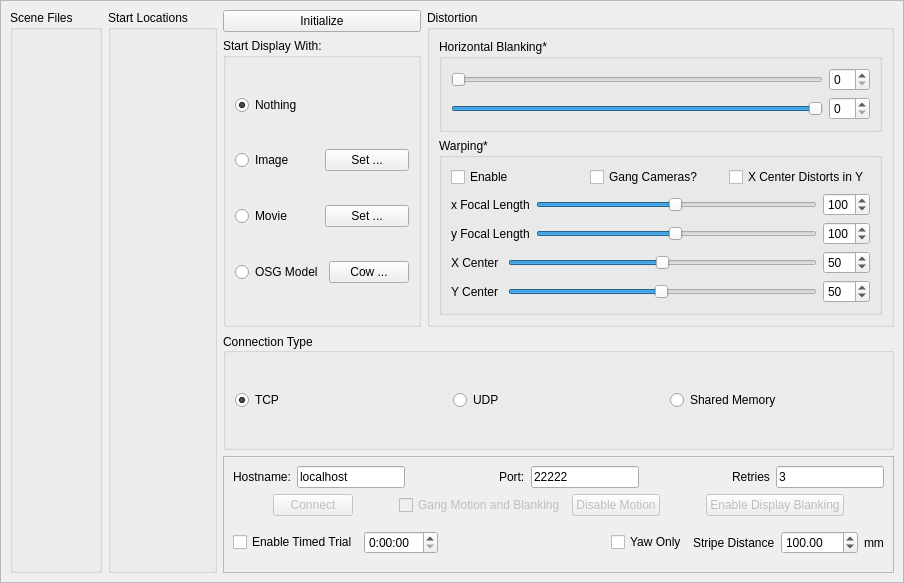
      <widget class="QWidget" name="tab">
       <attribute name="title">
        <string>Setup</string>
       </attribute>
       <layout class="QHBoxLayout" name="horizontalLayout_2">
        <property name="spacing">
         <number>0</number>
        </property>
        <property name="leftMargin">
         <number>0</number>
        </property>
        <property name="topMargin">
         <number>0</number>
        </property>
        <property name="rightMargin">
         <number>0</number>
        </property>
        <property name="bottomMargin">
         <number>0</number>
        </property>
        <item>
         <widget class="QFrame" name="frame">
          <property name="frameShape">
           <enum>QFrame::StyledPanel</enum>
          </property>
          <property name="frameShadow">
           <enum>QFrame::Raised</enum>
          </property>
          <layout class="QHBoxLayout" name="horizontalLayout_32">
           <item>
            <widget class="QGroupBox" name="fileGroupBox">
             <property name="title">
              <string>Scene Files</string>
             </property>
             <property name="flat">
              <bool>false</bool>
             </property>
             <layout class="QVBoxLayout" name="fileGroupBoxLayout">
              <property name="leftMargin">
               <number>0</number>
              </property>
              <property name="topMargin">
               <number>0</number>
              </property>
              <property name="rightMargin">
               <number>0</number>
              </property>
              <property name="bottomMargin">
               <number>0</number>
              </property>
              <item>
               <spacer name="verticalSpacer_4">
                <property name="orientation">
                 <enum>Qt::Vertical</enum>
                </property>
                <property name="sizeHint" stdset="0">
                 <size>
                  <width>20</width>
                  <height>40</height>
                 </size>
                </property>
               </spacer>
              </item>
             </layout>
            </widget>
           </item>
           <item>
            <widget class="QGroupBox" name="startingLocationsBox">
             <property name="title">
              <string>Start Locations</string>
             </property>
             <layout class="QVBoxLayout" name="verticalLayout_22">
              <property name="leftMargin">
               <number>0</number>
              </property>
              <property name="topMargin">
               <number>0</number>
              </property>
              <property name="rightMargin">
               <number>0</number>
              </property>
              <property name="bottomMargin">
               <number>0</number>
              </property>
              <item>
               <spacer name="verticalSpacer_5">
                <property name="orientation">
                 <enum>Qt::Vertical</enum>
                </property>
                <property name="sizeHint" stdset="0">
                 <size>
                  <width>20</width>
                  <height>540</height>
                 </size>
                </property>
               </spacer>
              </item>
             </layout>
            </widget>
           </item>
           <item>
            <layout class="QVBoxLayout" name="verticalLayout_4">
             <item>
              <layout class="QHBoxLayout" name="horizontalLayout_10">
               <item>
                <layout class="QVBoxLayout" name="verticalLayout_2">
                 <item>
                  <widget class="QPushButton" name="initializeCameraButton">
                   <property name="text">
                    <string>Initialize</string>
                   </property>
                  </widget>
                 </item>
                 <item>
                  <widget class="QGroupBox" name="groupBox_3">
                   <property name="title">
                    <string>Start Display With:</string>
                   </property>
                   <layout class="QVBoxLayout" name="verticalLayout_6">
                    <item>
                     <widget class="QRadioButton" name="blankRadioButton">
                      <property name="text">
                       <string>Nothing</string>
                      </property>
                      <property name="checked">
                       <bool>true</bool>
                      </property>
                     </widget>
                    </item>
                    <item>
                     <layout class="QHBoxLayout" name="horizontalLayout_17">
                      <item>
                       <widget class="QRadioButton" name="imageRadioButton">
                        <property name="text">
                         <string>Image</string>
                        </property>
                       </widget>
                      </item>
                      <item>
                       <widget class="QPushButton" name="imageCalibrationButton">
                        <property name="text">
                         <string>Set ...</string>
                        </property>
                       </widget>
                      </item>
                     </layout>
                    </item>
                    <item>
                     <layout class="QHBoxLayout" name="horizontalLayout_23">
                      <item>
                       <widget class="QRadioButton" name="movieRadioButton">
                        <property name="text">
                         <string>Movie</string>
                        </property>
                       </widget>
                      </item>
                      <item>
                       <widget class="QPushButton" name="movieCalibrationButton">
                        <property name="text">
                         <string>Set ...</string>
                        </property>
                       </widget>
                      </item>
                     </layout>
                    </item>
                    <item>
                     <layout class="QHBoxLayout" name="horizontalLayout_24">
                      <item>
                       <widget class="QRadioButton" name="osgRadioButton">
                        <property name="text">
                         <string>OSG Model</string>
                        </property>
                       </widget>
                      </item>
                      <item>
                       <widget class="QPushButton" name="osgDataButton">
                        <property name="text">
                         <string>Cow ...</string>
                        </property>
                       </widget>
                      </item>
                     </layout>
                    </item>
                   </layout>
                  </widget>
                 </item>
                </layout>
               </item>
               <item>
                <widget class="QGroupBox" name="blankingGroupBox">
                 <property name="enabled">
                  <bool>true</bool>
                 </property>
                 <property name="title">
                  <string>Distortion</string>
                 </property>
                 <layout class="QVBoxLayout" name="verticalLayout">
                  <item>
                   <widget class="QGroupBox" name="groupBox_6">
                    <property name="toolTip">
                     <string>Controls size of viewport. Any control with an * in its name is per camera.</string>
                    </property>
                    <property name="title">
                     <string>Horizontal Blanking*</string>
                    </property>
                    <layout class="QVBoxLayout" name="verticalLayout_15">
                     <item>
                      <layout class="QHBoxLayout" name="horizontalLayout_15">
                       <item>
                        <widget class="QSlider" name="horizontalBlankingSlider">
                         <property name="enabled">
                          <bool>true</bool>
                         </property>
                         <property name="value">
                          <number>0</number>
                         </property>
                         <property name="orientation">
                          <enum>Qt::Horizontal</enum>
                         </property>
                        </widget>
                       </item>
                       <item>
                        <widget class="QSpinBox" name="horizontalBlankingSpinBox">
                         <property name="enabled">
                          <bool>true</bool>
                         </property>
                        </widget>
                       </item>
                      </layout>
                     </item>
                     <item>
                      <layout class="QHBoxLayout" name="horizontalLayout_16">
                       <item>
                        <widget class="QSlider" name="horizontalBlankingSlider_2">
                         <property name="enabled">
                          <bool>true</bool>
                         </property>
                         <property name="value">
                          <number>99</number>
                         </property>
                         <property name="orientation">
                          <enum>Qt::Horizontal</enum>
                         </property>
                        </widget>
                       </item>
                       <item>
                        <widget class="QSpinBox" name="horizontalBlankingSpinBox_2">
                         <property name="enabled">
                          <bool>true</bool>
                         </property>
                        </widget>
                       </item>
                      </layout>
                     </item>
                    </layout>
                   </widget>
                  </item>
                  <item>
                   <widget class="QGroupBox" name="groupBox_4">
                    <property name="toolTip">
                     <string>Controls vertical and horizontal warping. Any control with an * in its name is per camera.</string>
                    </property>
                    <property name="title">
                     <string>Warping*</string>
                    </property>
                    <layout class="QVBoxLayout" name="verticalLayout_5">
                     <item>
                      <layout class="QHBoxLayout" name="horizontalLayout_19">
                       <item>
                        <widget class="QCheckBox" name="enableDistortion">
                         <property name="text">
                          <string>Enable</string>
                         </property>
                         <property name="checked">
                          <bool>false</bool>
                         </property>
                        </widget>
                       </item>
                       <item>
                        <widget class="QCheckBox" name="gangedCheckBox">
                         <property name="text">
                          <string>Gang Cameras?</string>
                         </property>
                         <property name="checked">
                          <bool>false</bool>
                         </property>
                        </widget>
                       </item>
                       <item>
                        <widget class="QCheckBox" name="xCenterDistortsBox">
                         <property name="text">
                          <string>X Center Distorts in Y</string>
                         </property>
                        </widget>
                       </item>
                      </layout>
                     </item>
                     <item>
                      <layout class="QHBoxLayout" name="horizontalLayout_12">
                       <item>
                        <widget class="QLabel" name="label_6">
                         <property name="text">
                          <string>x Focal Length</string>
                         </property>
                        </widget>
                       </item>
                       <item>
                        <widget class="QSlider" name="focalLengthSlider_x">
                         <property name="minimum">
                          <number>1</number>
                         </property>
                         <property name="maximum">
                          <number>200</number>
                         </property>
                         <property name="value">
                          <number>100</number>
                         </property>
                         <property name="orientation">
                          <enum>Qt::Horizontal</enum>
                         </property>
                        </widget>
                       </item>
                       <item>
                        <widget class="QSpinBox" name="focalLengthSpinBox_x">
                         <property name="minimum">
                          <number>1</number>
                         </property>
                         <property name="maximum">
                          <number>200</number>
                         </property>
                         <property name="value">
                          <number>100</number>
                         </property>
                        </widget>
                       </item>
                      </layout>
                     </item>
                     <item>
                      <layout class="QHBoxLayout" name="horizontalLayout_22">
                       <item>
                        <widget class="QLabel" name="label_9">
                         <property name="text">
                          <string>y Focal Length</string>
                         </property>
                        </widget>
                       </item>
                       <item>
                        <widget class="QSlider" name="focalLengthSlider_y">
                         <property name="minimum">
                          <number>1</number>
                         </property>
                         <property name="maximum">
                          <number>200</number>
                         </property>
                         <property name="value">
                          <number>100</number>
                         </property>
                         <property name="orientation">
                          <enum>Qt::Horizontal</enum>
                         </property>
                        </widget>
                       </item>
                       <item>
                        <widget class="QSpinBox" name="focalLengthSpinBox_y">
                         <property name="minimum">
                          <number>1</number>
                         </property>
                         <property name="maximum">
                          <number>200</number>
                         </property>
                         <property name="value">
                          <number>100</number>
                         </property>
                        </widget>
                       </item>
                      </layout>
                     </item>
                     <item>
                      <layout class="QHBoxLayout" name="horizontalLayout_21">
                       <item>
                        <widget class="QLabel" name="label_8">
                         <property name="text">
                          <string>X Center </string>
                         </property>
                        </widget>
                       </item>
                       <item>
                        <widget class="QSlider" name="xCenterSlider">
                         <property name="minimum">
                          <number>-50</number>
                         </property>
                         <property name="maximum">
                          <number>150</number>
                         </property>
                         <property name="value">
                          <number>50</number>
                         </property>
                         <property name="orientation">
                          <enum>Qt::Horizontal</enum>
                         </property>
                        </widget>
                       </item>
                       <item>
                        <widget class="QSpinBox" name="xCenterSpinBox">
                         <property name="minimum">
                          <number>-50</number>
                         </property>
                         <property name="maximum">
                          <number>150</number>
                         </property>
                         <property name="value">
                          <number>50</number>
                         </property>
                        </widget>
                       </item>
                      </layout>
                     </item>
                     <item>
                      <layout class="QHBoxLayout" name="horizontalLayout_20">
                       <item>
                        <widget class="QLabel" name="label_7">
                         <property name="text">
                          <string>Y Center </string>
                         </property>
                        </widget>
                       </item>
                       <item>
                        <widget class="QSlider" name="yCenterSlider">
                         <property name="minimum">
                          <number>1</number>
                         </property>
                         <property name="maximum">
                          <number>100</number>
                         </property>
                         <property name="value">
                          <number>50</number>
                         </property>
                         <property name="orientation">
                          <enum>Qt::Horizontal</enum>
                         </property>
                        </widget>
                       </item>
                       <item>
                        <widget class="QSpinBox" name="yCenterSpinBox">
                         <property name="maximum">
                          <number>100</number>
                         </property>
                         <property name="value">
                          <number>50</number>
                         </property>
                        </widget>
                       </item>
                      </layout>
                     </item>
                    </layout>
                   </widget>
                  </item>
                 </layout>
                </widget>
               </item>
              </layout>
             </item>
             <item>
              <widget class="QGroupBox" name="groupBox_2">
               <property name="title">
                <string>Connection Type</string>
               </property>
               <property name="alignment">
                <set>Qt::AlignLeading|Qt::AlignLeft|Qt::AlignVCenter</set>
               </property>
               <layout class="QHBoxLayout" name="horizontalLayout_11">
                <property name="spacing">
                 <number>6</number>
                </property>
                <property name="sizeConstraint">
                 <enum>QLayout::SetDefaultConstraint</enum>
                </property>
                <property name="topMargin">
                 <number>0</number>
                </property>
                <property name="bottomMargin">
                 <number>0</number>
                </property>
                <item>
                 <widget class="QRadioButton" name="TCP_radioBtn">
                  <property name="text">
                   <string>TCP</string>
                  </property>
                  <property name="checked">
                   <bool>true</bool>
                  </property>
                 </widget>
                </item>
                <item>
                 <widget class="QRadioButton" name="UDP_radioBtn">
                  <property name="text">
                   <string>UDP</string>
                  </property>
                 </widget>
                </item>
                <item>
                 <widget class="QRadioButton" name="radioButton_3">
                  <property name="text">
                   <string>Shared Memory</string>
                  </property>
                 </widget>
                </item>
               </layout>
              </widget>
             </item>
             <item>
              <widget class="QFrame" name="frame_2">
               <property name="frameShape">
                <enum>QFrame::StyledPanel</enum>
               </property>
               <property name="frameShadow">
                <enum>QFrame::Raised</enum>
               </property>
               <layout class="QVBoxLayout" name="verticalLayout_3">
                <item>
                 <layout class="QHBoxLayout" name="horizontalLayout_8">
                  <item>
                   <layout class="QHBoxLayout" name="horizontalLayout_5">
                    <item>
                     <widget class="QLabel" name="label_3">
                      <property name="text">
                       <string>Hostname:</string>
                      </property>
                     </widget>
                    </item>
                    <item>
                     <widget class="QLineEdit" name="hostnameCtrl">
                      <property name="text">
                       <string>localhost</string>
                      </property>
                     </widget>
                    </item>
                   </layout>
                  </item>
                  <item>
                   <spacer name="horizontalSpacer">
                    <property name="orientation">
                     <enum>Qt::Horizontal</enum>
                    </property>
                    <property name="sizeHint" stdset="0">
                     <size>
                      <width>40</width>
                      <height>20</height>
                     </size>
                    </property>
                   </spacer>
                  </item>
                  <item>
                   <layout class="QHBoxLayout" name="horizontalLayout_6">
                    <item>
                     <widget class="QLabel" name="label_4">
                      <property name="text">
                       <string>Port:</string>
                      </property>
                     </widget>
                    </item>
                    <item>
                     <widget class="QLineEdit" name="portCtrl">
                      <property name="text">
                       <string>22222</string>
                      </property>
                     </widget>
                    </item>
                   </layout>
                  </item>
                  <item>
                   <spacer name="horizontalSpacer_2">
                    <property name="orientation">
                     <enum>Qt::Horizontal</enum>
                    </property>
                    <property name="sizeHint" stdset="0">
                     <size>
                      <width>40</width>
                      <height>20</height>
                     </size>
                    </property>
                   </spacer>
                  </item>
                  <item>
                   <layout class="QHBoxLayout" name="horizontalLayout_7">
                    <item>
                     <widget class="QLabel" name="label_5">
                      <property name="text">
                       <string>Retries</string>
                      </property>
                     </widget>
                    </item>
                    <item>
                     <widget class="QLineEdit" name="retriesCtrl">
                      <property name="text">
                       <string>3</string>
                      </property>
                     </widget>
                    </item>
                   </layout>
                  </item>
                 </layout>
                </item>
                <item>
                 <layout class="QHBoxLayout" name="horizontalLayout_9">
                  <item>
                   <spacer name="horizontalSpacer_3">
                    <property name="orientation">
                     <enum>Qt::Horizontal</enum>
                    </property>
                    <property name="sizeHint" stdset="0">
                     <size>
                      <width>40</width>
                      <height>20</height>
                     </size>
                    </property>
                   </spacer>
                  </item>
                  <item>
                   <widget class="QPushButton" name="networkConnectButton">
                    <property name="enabled">
                     <bool>false</bool>
                    </property>
                    <property name="text">
                     <string>Connect</string>
                    </property>
                   </widget>
                  </item>
                  <item>
                   <spacer name="horizontalSpacer_11">
                    <property name="orientation">
                     <enum>Qt::Horizontal</enum>
                    </property>
                    <property name="sizeHint" stdset="0">
                     <size>
                      <width>40</width>
                      <height>20</height>
                     </size>
                    </property>
                   </spacer>
                  </item>
                  <item>
                   <widget class="QCheckBox" name="gangMotionCheckBox">
                    <property name="enabled">
                     <bool>false</bool>
                    </property>
                    <property name="text">
                     <string>Gang Motion and Blanking</string>
                    </property>
                   </widget>
                  </item>
                  <item>
                   <widget class="QPushButton" name="disableMotionButton">
                    <property name="enabled">
                     <bool>false</bool>
                    </property>
                    <property name="toolTip">
                     <string>When Connected, disables input from ball, but keeps system running</string>
                    </property>
                    <property name="text">
                     <string>Disable Motion</string>
                    </property>
                   </widget>
                  </item>
                  <item>
                   <spacer name="horizontalSpacer_4">
                    <property name="orientation">
                     <enum>Qt::Horizontal</enum>
                    </property>
                    <property name="sizeHint" stdset="0">
                     <size>
                      <width>40</width>
                      <height>20</height>
                     </size>
                    </property>
                   </spacer>
                  </item>
                  <item>
                   <widget class="QPushButton" name="displayBlankingButton">
                    <property name="enabled">
                     <bool>false</bool>
                    </property>
                    <property name="text">
                     <string>Enable Display Blanking</string>
                    </property>
                   </widget>
                  </item>
                  <item>
                   <spacer name="horizontalSpacer_12">
                    <property name="orientation">
                     <enum>Qt::Horizontal</enum>
                    </property>
                    <property name="sizeHint" stdset="0">
                     <size>
                      <width>40</width>
                      <height>20</height>
                     </size>
                    </property>
                   </spacer>
                  </item>
                 </layout>
                </item>
                <item>
                 <layout class="QHBoxLayout" name="horizontalLayout_61">
                  <item>
                   <widget class="QCheckBox" name="enableTimedTrialCheckBox">
                    <property name="text">
                     <string>Enable Timed Trial</string>
                    </property>
                   </widget>
                  </item>
                  <item>
                   <widget class="QTimeEdit" name="timeTrialEditor">
                    <property name="currentSection">
                     <enum>QDateTimeEdit::HourSection</enum>
                    </property>
                    <property name="displayFormat">
                     <string>h:mm:ss</string>
                    </property>
                   </widget>
                  </item>
                  <item>
                   <spacer name="horizontalSpacer_19">
                    <property name="orientation">
                     <enum>Qt::Horizontal</enum>
                    </property>
                    <property name="sizeHint" stdset="0">
                     <size>
                      <width>40</width>
                      <height>20</height>
                     </size>
                    </property>
                   </spacer>
                  </item>
                  <item>
                   <widget class="QCheckBox" name="yawOnlyCheckBox">
                    <property name="text">
                     <string>Yaw Only</string>
                    </property>
                   </widget>
                  </item>
                  <item>
                   <widget class="QLabel" name="label_50">
                    <property name="text">
                     <string>Stripe Distance</string>
                    </property>
                   </widget>
                  </item>
                  <item>
                   <widget class="QDoubleSpinBox" name="stripeDistanceBox">
                    <property name="minimum">
                     <double>0.100000000000000</double>
                    </property>
                    <property name="maximum">
                     <double>10000.000000000000000</double>
                    </property>
                    <property name="singleStep">
                     <double>2.000000000000000</double>
                    </property>
                    <property name="value">
                     <double>100.000000000000000</double>
                    </property>
                   </widget>
                  </item>
                  <item>
                   <widget class="QLabel" name="label_49">
                    <property name="text">
                     <string>mm</string>
                    </property>
                   </widget>
                  </item>
                 </layout>
                </item>
               </layout>
              </widget>
             </item>
            </layout>
           </item>
          </layout>
         </widget>
        </item>
       </layout>
      </widget>
